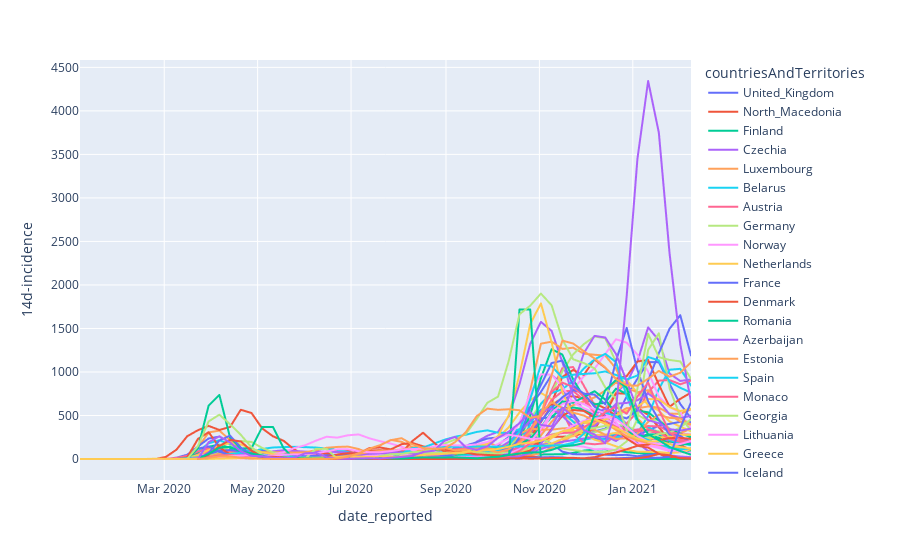

Here is the notebook cell this chart was saved with:
### Markdown cell above
Create a line plot showing the 14-incidence for all European countries. Use groupby operation to generate the data list for the plotly plot.

Create a smoothed version of the 14d-incidence by averaging 3 months.

Create a radial plot of death rate / 100000 people (see popData2019), where one year completes a circle, i.e. 360˚. Visualize the recored years for Italy, Germany, Sweden and Greece. Hint you might need to turn the dateTime into day within the year (%j) and adjust 365 to 360 degrees.

Optional: Find "regular" mortality rates for those countries and visualize it in the plot as well.

### Code cell
df = cdf[["continentExp", "countriesAndTerritories", "14d-incidence"]].groupby("continentExp")

fig = px.line(cdf.loc[df.groups["Europe"]].sort_values("date_reported"), x="date_reported", y="14d-incidence", color='countriesAndTerritories')
fig.show()
